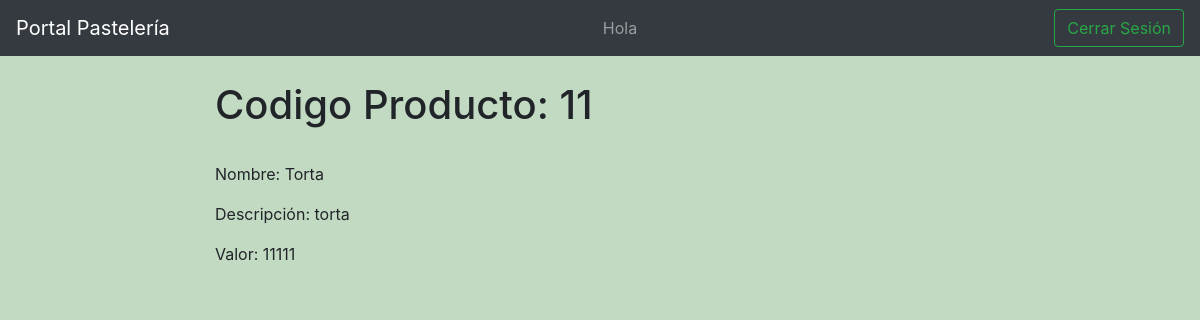
Screenshot of /portal/producto/11 with the database file from the repository.
### sitio_web/models.py (models this page shows, shortened)
class Producto(models.Model):
    codigo_producto = models.AutoField(primary_key=True)
    nombre_producto = models.CharField(max_length=100)
    descripcion = models.CharField(max_length=1000)
    valor = models.IntegerField()

### sitio_web/views.py (the view)
# urls.py: path('portal/producto/<int:pk>', views.ProductoDetailView.as_view(),
class ProductoDetailView(generic.DetailView):
    model = Producto

### sitio_web/templates/sitio_web/producto_detail.html
{%extends "base_crud.html"%}
{%block content%}
<h1>Codigo Producto: {{producto.codigo_producto}}</h1>
<p>Nombre: {{producto.nombre_producto}}</p>
<p>Descripción: {{producto.descripcion}}</p>
<p>Valor: {{producto.valor}}</p>
{%endblock%}

### rows the page displays
Producto: codigo_producto "11", nombre_producto "Torta", descripcion "torta", valor "11111"
